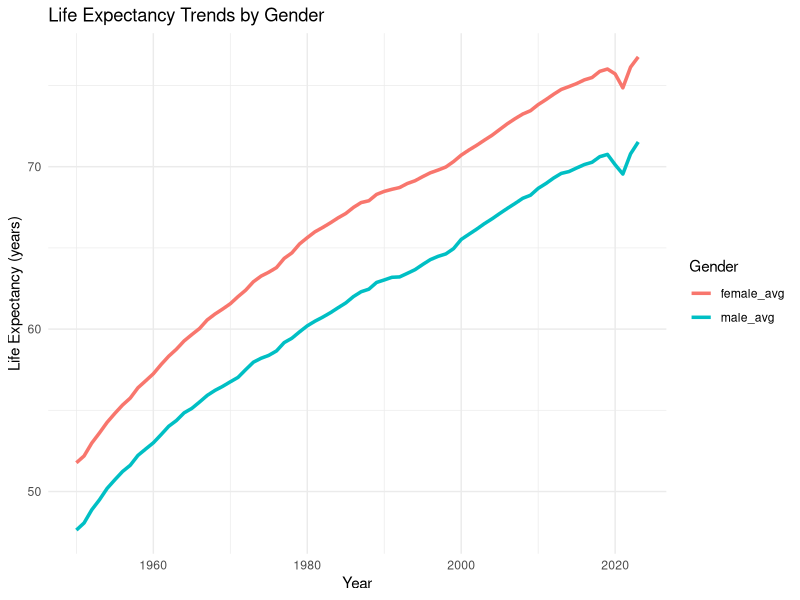

Source code (R):
## ---- chunk 1
#| label: fig-trend-global
#| fig-cap: "Global trend in male and female life expectancy at birth from 1950 to 2023."
#| out-width: "90%"
#| echo: false
#| warning: false
#| message: false

library(tidyverse)

data <- read_csv("data/life-expectancy-of-women-vs-life-expectancy-of-men.csv")

data_clean <- data %>%
  rename(
    country = Entity,
    year = Year,
    female_life = `Life expectancy - Sex: female - Age: 0 - Variant: estimates`,
    male_life = `Life expectancy - Sex: male - Age: 0 - Variant: estimates`
  )

trend_data <- data_clean %>%
  group_by(year) %>%
  summarise(
    female_avg = mean(female_life, na.rm = TRUE),
    male_avg = mean(male_life, na.rm = TRUE)
  ) %>%
  pivot_longer(cols = c(female_avg, male_avg),
               names_to = "gender",
               values_to = "life_expectancy")

ggplot(trend_data, aes(x = year, y = life_expectancy, color = gender)) +
  geom_line(size = 1.2) +
  labs(
    title = "Life Expectancy Trends by Gender",
    x = "Year",
    y = "Life Expectancy (years)",
    color = "Gender"
  ) +
  theme_minimal()

